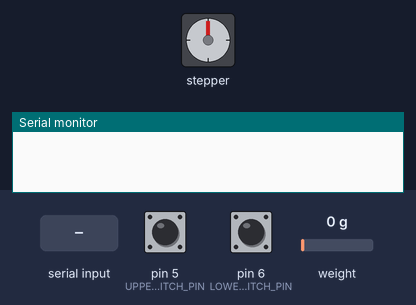
Bench run of a sketch on a simulated Arduino Uno, built with avr-gcc and run on an emulated ATmega328P. Shown: stepper motor, the last lines printed to the serial monitor. Inputs (shaded band) come from the test bench; at power-on: weight on the scale 0 g, pin 5 (UPPER_SWITCH_PIN) HIGH, pin 6 (LOWER_SWITCH_PIN) LOW. Stepper angles assume 200 steps per turn.

Above: at 1.2 s.
1.3 s: "p" received over Serial
At 2.55 s:
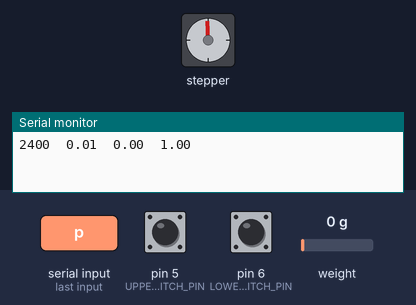
4.3 s: weight on the scale set to 100 g
At 4.3 s:
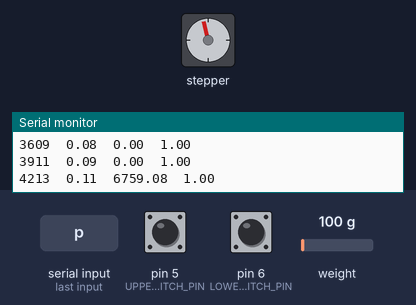
Timing chart, 0 to 7.3 s (numbered marks = the images above; inputs shaded):
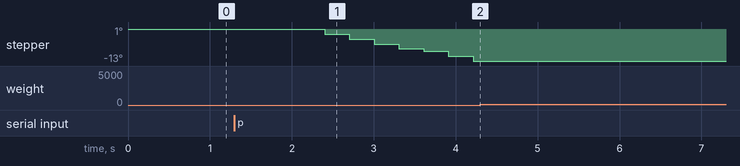

The sketch:

stepper-interface.ino
```cpp
// Code for Probe Linear Actuation System
// Author: David Robinson

#include "AccelStepper.h"
#include "HX711.h"

#define DOUT  3
#define CLK   2
#define STEP_PUL 9
#define STEP_DIR 8
#define UPPER_SWITCH_PIN 5
#define LOWER_SWITCH_PIN 6

HX711 loadCell(DOUT, CLK);
float tare = 0.0f;
int tareSamples = 0;

AccelStepper stepper(1, STEP_PUL, STEP_DIR);

int state;    // state machine
#define ZERO  0
#define IDLE  1
#define PROBE 2

bool debug = false;
bool logging = true;

void setup() {

  setupLoadCell();
  setupMotor();

  // Setup Limit Switches
  pinMode(UPPER_SWITCH_PIN, INPUT);
  pinMode(LOWER_SWITCH_PIN, INPUT);

  Serial.begin(115200);

  setState(0); // initially set to zero state
}

void loop() {

  serialControl(); // External Control

  switch (state) // State Machine
  {
    case ZERO: zero();
      break;
    case IDLE: idle();
      break;
    case PROBE: probe();
      break;
    default:
      break;
  }
}

void setState(int s) {
  switch (s) // State Machine
  {
    case ZERO:
      state = ZERO;
      enterZero();
      break;
    case IDLE:
      state = IDLE;
      enterIdle();
      break;
    case PROBE:
      state = PROBE;
      enterProbe();
      break;
    default:
      break;
  }
}

void enterZero() {
  tare = 0;
  tareSamples = 0;
}

void zero() {

  if (digitalRead(UPPER_SWITCH_PIN) == 0) {

    runMotor(-100); // retract

    //    tare += getRawForce();
    //    ++tareSamples;
  }
  else {
    //    tare = tare / tareSamples;
    tare = getRawForce(); // blocking tmp sln
    if (debug) {
      Serial.print("Limit Switch Found at ");
      Serial.print(getMotorPosition());
      Serial.print(" revs, Tare at ");
      Serial.print(tare);
      Serial.print(" kg(s)");
      Serial.println();
    }
    setMotorZero();
    setState(IDLE);
  }
}

void enterIdle() {
  if (debug) Serial.println("Entered Idle State");
}

void idle()
{
  //  if (debug) Serial.println("Idle State!");
  //  Serial.println(getForce());
}

float forceLimit = 30.0f; // safety

void enterProbe() {}

int nominalMaxForce = 3;
int speedReductionFactor = 5;

void probe()
{
  float force = getForce();

  float speedAdjustment = 1/(force*speedReductionFactor+1);
  runMotor(100*speedAdjustment); // extend

  if (logging)
  {
    // for output to logger!
    Serial.print(millis());
    Serial.print("\t");
    Serial.print(getMotorPosition());
    Serial.print("\t");
    Serial.print(getForce());
    Serial.print("\t");
    Serial.print(speedAdjustment);
    Serial.println();
  }

  if (digitalRead(LOWER_SWITCH_PIN) == 1 || getRawForce() > forceLimit) {
    if (debug)  {
      Serial.print("Probing State Exited at ");
      Serial.print(getMotorPosition());
      Serial.print(" revs");
      Serial.println();
    }
    setState(IDLE);
  }
}


// LOAD CELL FUNCTIONS
void setupLoadCell() {
  // Determined with Matlab Script
  loadCell.set_scale(67590.7657); // 1/gain
  loadCell.set_offset(-0.8384);
}

float loadValue = 0.0f;
float getRawForce() {
  if (loadCell.is_ready()) {
    loadValue = loadCell.get_value();
  }

  return loadValue; // kgs
}

float getForce() {
  return getRawForce() - tare;
}

// MOTOR FUNCTIONS
int motorDirection = -1;
int speedScale = 30;
float zeroPosition = 0;
int countsPerRotation = 400;
int rads = 2 * PI;

void setupMotor() {
  stepper.setMaxSpeed(3000);
  stepper.setAcceleration(3000);
}

void runMotor(int speed) { // Percentage

  stepper.setSpeed(speed * speedScale * motorDirection);
  stepper.runSpeed();
}

void setMotorZero() {
  zeroPosition = getRawMotorPosition();
}

float getRawMotorPosition() {
  return (float)stepper.currentPosition() * motorDirection / countsPerRotation * rads;
}

float getMotorPosition() {
  return getRawMotorPosition() - zeroPosition;
}

// SERIAL INPUT FUINCTIONS
void serialControl() {

  if (Serial.available() > 0) {
    String input = Serial.readString();

    switch (input.charAt(0))
    {
      case 'p':
        setState(PROBE);
        if (debug) Serial.println("Probe Command Received");
        break;
      case 's':
        setState(IDLE);
        if (debug) Serial.println("Stop Command Recieved");
        break;
      case 'z':
        setState(ZERO);
        if (debug) Serial.println("Zero Command Recieved");
        break;
      default:
        if (debug) errorMessage(input);
        break;
    }
  }
}

void errorMessage(String input) {
  Serial.println("\"" + input + "\" is an invalid input.");
}
```

Measured:
- after the input at 1.3 s, stepper: keeps turning counter-clockwise at about 7°/s, starting after 1.1 s
- after the input at 4.3 s, stepper: stops changing and stays -13°
